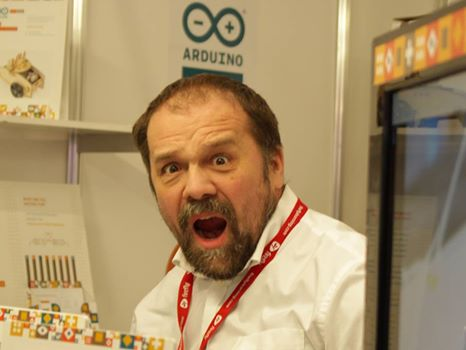
#> input picture drone/16298941_1715404911819154_3251412850777622343_n.jpg, 466 x 350 px, given in place of the camera
$ python Circles.py   (older library calls are emulated)
#> lines starting #> are read from the running program, lines starting #| are printed output that depends on the picture; after the words box and inside, x2 and y2 are one past the last pixel; in counts of white or black regions, pixels touching at a corner belong together
import numpy as np
import cv2

webcam = cv2.VideoCapture(0)
while True:
    (_, im) = webcam.read()
#> im is the input picture: shape (350, 466, 3); mean B, G, R 104.1, 144, 169.7
    gray = cv2.cvtColor(im, cv2.COLOR_BGR2GRAY)
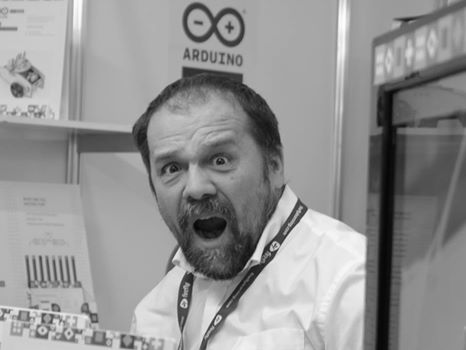
#> gray: shape (350, 466); min 5, max 253, mean 147.1
    gray = cv2.GaussianBlur(gray,(25,25),0)
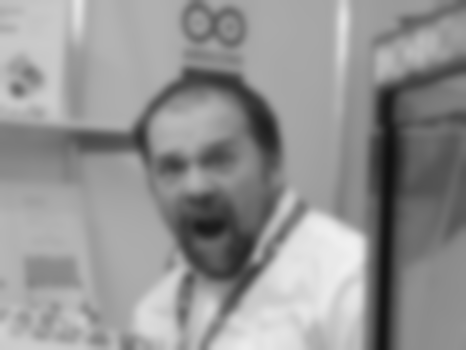
#> gray: shape (350, 466); min 17, max 240, mean 147.1
    circles = cv2.HoughCircles(gray, cv2.cv.CV_HOUGH_GRADIENT,1,20,param1=30,param2=30,minRadius=15,maxRadius=500)
#> circles = 36 rows, first 8: [207.5, 147.5, 73.5], [244.5, 180.5, 122.5], [159.5, 210.5, 117.8], [133.5, 212.5, 140.2], [215.5, 219.5, 69.6], [292.5, 161.5, 110.6], [131.5, 241.5, 109.9], [184.5, 135.5, 37.1]
    nx = 0
    ny = 0
    if circles is not None:
        circles = np.round(circles[0, :]).astype("int")
#> circles = 36 rows, first 8: [208, 148, 74], [244, 180, 122], [160, 210, 118], [134, 212, 140], [216, 220, 70], [292, 162, 111], [132, 242, 110], [184, 136, 37]
        bestRed = 0
        bestX = 0
        bestY = 0
        for (x, y, r) in circles:
            try:
            	redTotal = 0
            	roi = im[y-10:y+10, x-10:x+10]
            	h, w = roi.shape[:2]
            	for x1 in range(0,w):
            		for y1 in range(0,h):
            			redTotal = redTotal + roi[x1,y1][2]
            	if redTotal > bestRed:
            		bestRed = redTotal
            		bestX = x
            		bestY = y
            except:
            	continue
            if bestRed > 2500:
            	cv2.circle(im, (bestX, bestY), r, (0, 255, 0), 4)
            	cv2.circle(im,(bestX,bestY),2,(0,0,255),3)
#> this loop made 36 passes
#> (x, y, r, bestRed, bestX, bestY) on passes 1, 2, 17: (208, 148, 74, 66243, 208, 148), (244, 180, 122, 76143, 244, 180), (80, 260, 132, 77088, 80, 260)
#> pass 1, `roi = im[y-10:y+10, x-10:x+10]`:
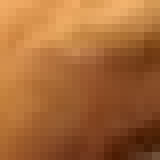
#> roi: shape (20, 20, 3) (shown 8 times larger); mean B, G, R 54.2, 103.8, 165.6
#> pass 2, `roi = im[y-10:y+10, x-10:x+10]`:
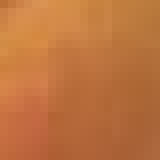
#> roi: shape (20, 20, 3) (shown 8 times larger); mean B, G, R 62.4, 115.2, 190.4
#> pass 3, `roi = im[y-10:y+10, x-10:x+10]`:
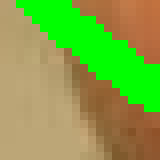
#> roi: shape (20, 20, 3) (shown 8 times larger); mean B, G, R 68.3, 165.3, 131.5
#> after the loop:
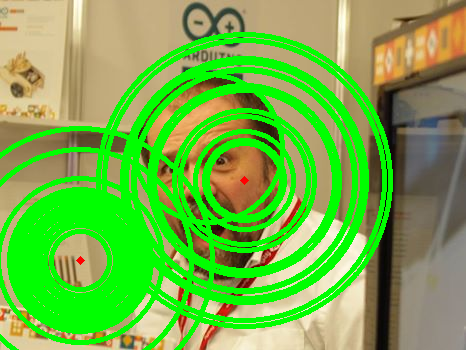
#> im: shape (350, 466, 3); mean B, G, R 71.6, 179.1, 114.2
#> after the loop, bestRed = 77088; bestX = 80; bestY = 260
    cv2.imshow('OpenCV', im)


    key = cv2.waitKey(1)
#> (key Esc is pressed here)

$ run again, on drone/15996254_1659366491029241_1678508058_n.png
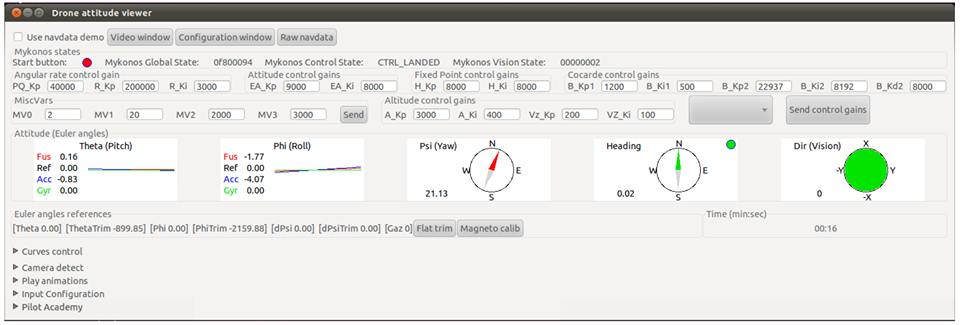
#> input picture drone/15996254_1659366491029241_1678508058_n.png, 960 x 325 px, given in place of the camera
#> im is the input picture: shape (325, 960, 3); mean B, G, R 225.2, 227.8, 227.7
#> `gray = cv2.GaussianBlur(gray,(25,25),0)`:
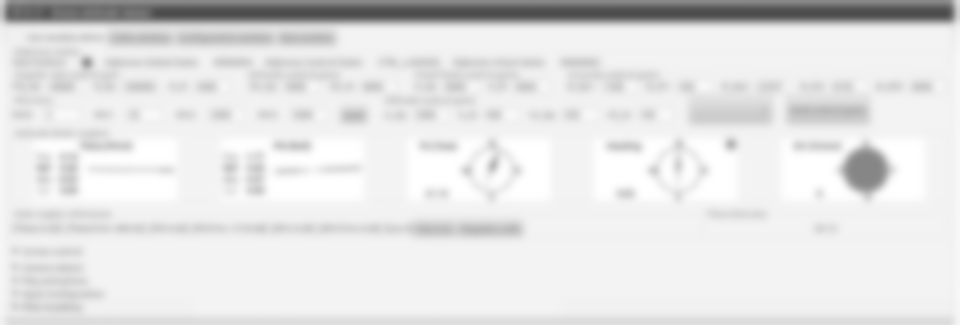
#> gray: shape (325, 960); min 76, max 255, mean 227.2
#> `circles = cv2.HoughCircles(gray, cv2.cv.CV_HOUGH_GRADIENT,1,20,param1=..`: circles = [[865.5, 169.5, 22.2], [151.5, 132.5, 99.6], [304.5, 131.5, 100.7], [120.5, 91.5, 58.5], [263.5, 86.5, 65.4], [292.5, 297.5, 130.9], [437.5, 114.5, 74.9], [291.5, 99.5, 41.9], [344.5, 114.5, 48.8], [82.5, 76.5, 43.6]]
#> `circles = np.round(circles[0, :]).astype("int")`: circles = [[866, 170, 22], [152, 132, 100], [304, 132, 101], [120, 92, 58], [264, 86, 65], [292, 298, 131], [438, 114, 75], [292, 100, 42], [344, 114, 49], [82, 76, 44]]
#> the loop `for (x, y, r) in circles:` made 10 passes
#> (x, y, r, bestRed, bestX, bestY) on passes 1 to 2: (866, 170, 22, 800, 866, 170), (152, 132, 100, 97900, 152, 132)
#> after the loop `for (x, y, r) in circles:`:
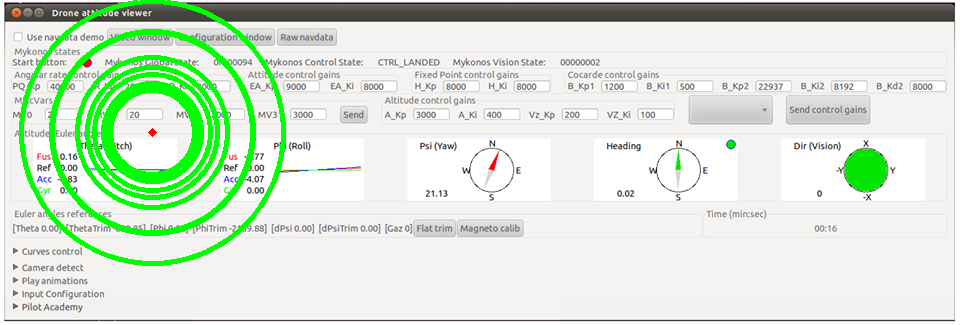
#> im: shape (325, 960, 3); 5.58% of pixels changed, all inside (x1, y1, x2, y2) = (19, 0, 286, 266)
#> after the loop `for (x, y, r) in circles:`: bestRed = 97900; bestX = 152; bestY = 132
